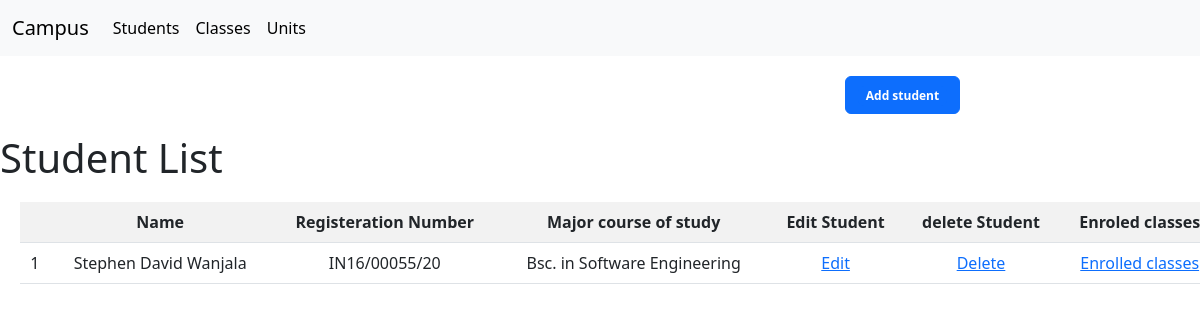
The page /student/list on the database its author committed.
### students/models.py (models this page shows, shortened)
class Student(models.Model):
    id = models.AutoField(primary_key=True)
    name = models.CharField(max_length=100)
    registeration_number = models.CharField(max_length=13)
    major_course_of_study =  models.CharField(max_length=100)

### students/views.py (the view)
# urls.py: path('student/list', list_students, name='list_students'),
def list_students(request):
    students = Student.objects.all()
    context = {'students':students}
    return render(request, 'list_students.html', context)

### students/templates/list_students.html (shortened to what this page needs)
{% extends 'base.html' %}
{% block content %}
    <div class="d-grid gap-2 d-md-flex justify-content-md-end">
        <button class="btn btn-primary" type="button" style="margin:20px;margin-right:20%">
             <a href="{% url 'add_student' %}" class="link-dark">
                <span class="badge text-bg-primary">Add student</span>
                </a> </button>
    </div>
<h1> Student List </h1>
<table class="table table-striped" style="margin:20px;text-align:center;">
    <tr>
        <th></th>
        <th> Name</th>
        <th>Registeration Number</th>
        <th> Major course of study </th>
        <th> Edit Student </th>
        <th>delete Student</th>
        <th> Enroled classes </th>
    </tr>
    {% for student in students %}
    <tr>
        <td>{{ student.id}}</td>
        <td>{{ student.name }}</td>
        <td> {{ student.registeration_number }}</td>
        <td> {{ student.major_course_of_study }}</td>
        <td>
            <a href="{% url 'edit_student' id=student.id%}">Edit</a>
        </td>
        <td>
            <a href="{% url 'delete_student' id=student.id%}"> Delete </a>
        </td>
        <td>
            <a href="{% url 'enrolled_classes' student_id=student.id %}">Enrolled classes</a>
        </td>
    </tr>
    {% endfor %}
</table>
{% endblock %}

### rows shown on the page
Student: id "1", name "Stephen David Wanjala", registeration_number "IN16/00055/20", major_course_of_study "Bsc. in Software Engineering"
